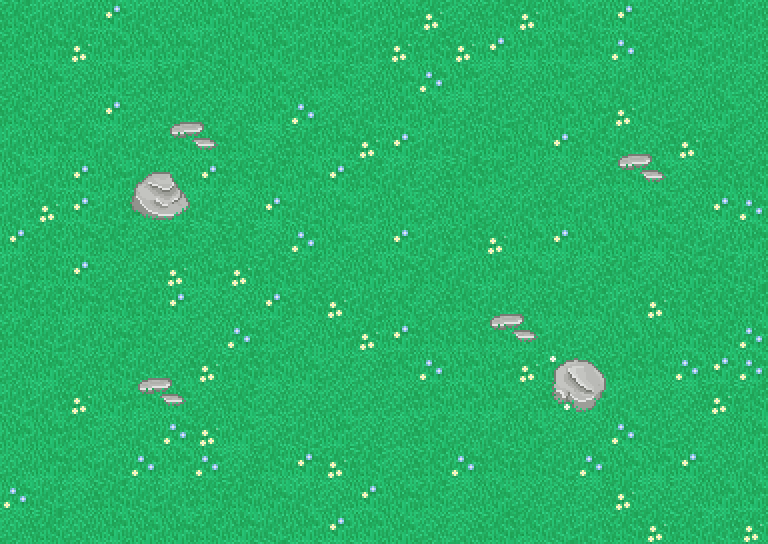

This game map was drawn from its Tiled (.tmx) file and the tilesets committed beside it. A one-line description and the trimmed map source follow:
An orthogonal 24x17 tile map with 32x32 px tiles, 1 tile layer (grass).

<map version="1.0" tiledversion="1.1.5" orientation="orthogonal" renderorder="right-down" width="24" height="17" tilewidth="32" tileheight="32" infinite="0" nextobjectid="1">
 <tileset firstgid="1" name="tilesheet" tilewidth="32" tileheight="32" tilecount="1960" columns="20">
  <image source="tilesheet.png" width="640" height="3136" />
 </tileset>
 <layer name="grass" width="24" height="17">
  <data>[408 cells, 408 non-empty, 29 distinct tile ids]</data>
 </layer>
</map>
